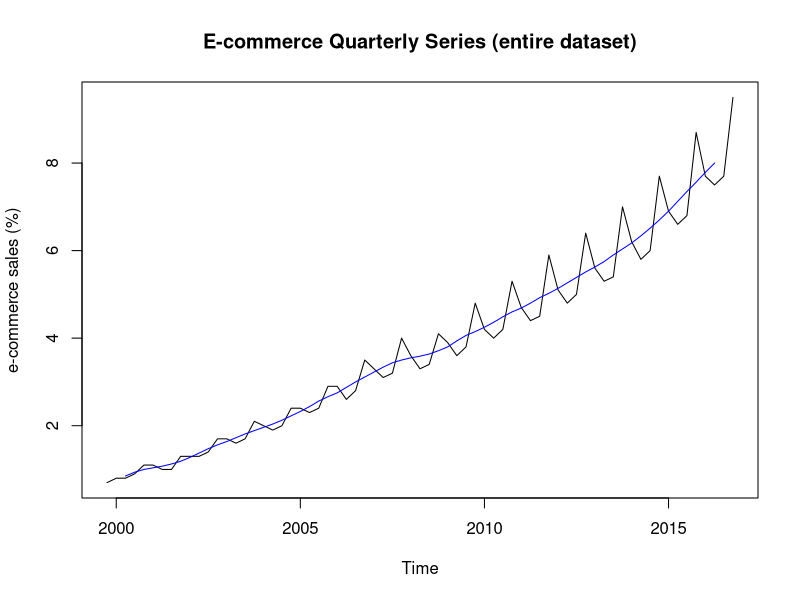
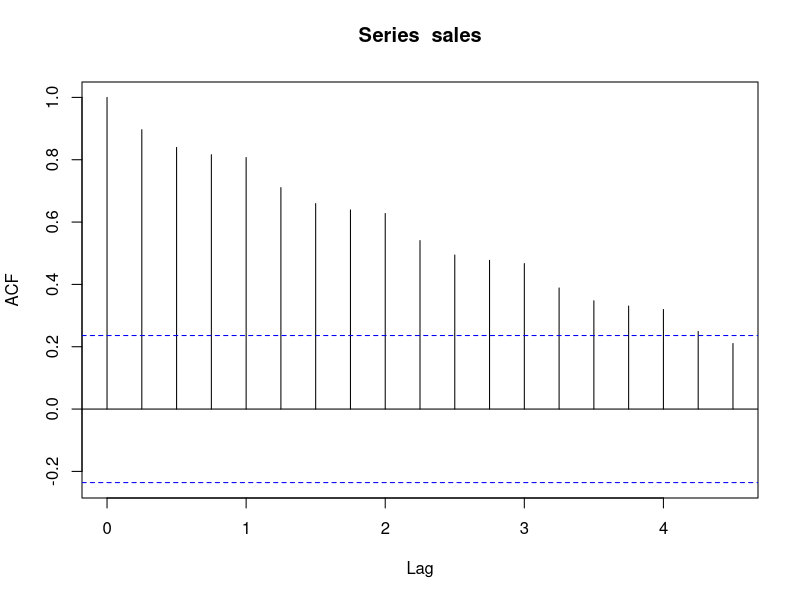
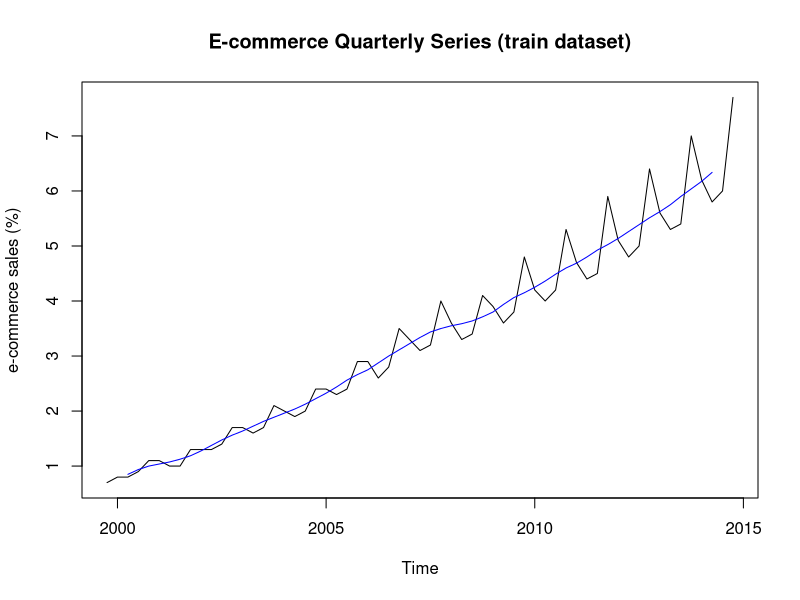
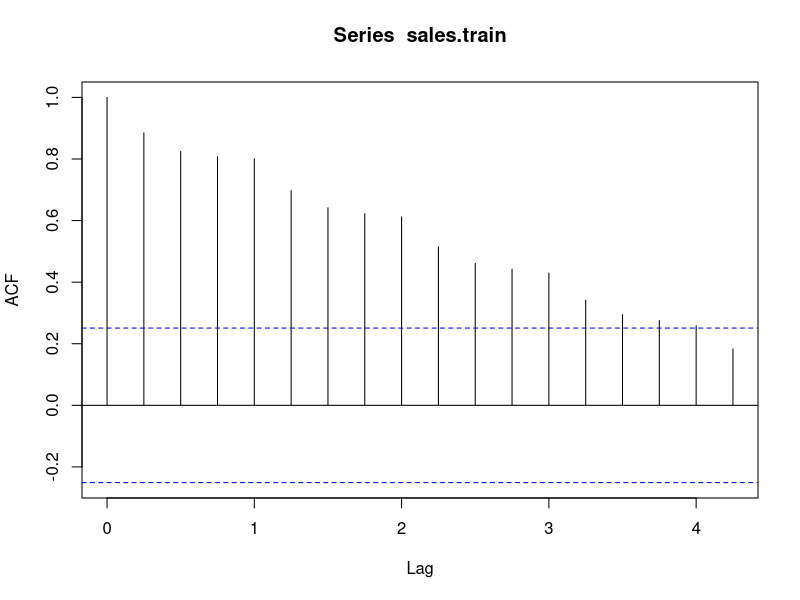

R code for these plots, in order: (Note: this script raises an error after producing the figures.)
## ---- chunk 1
# add packages
library(forecast)
library(knitr)
library(stats)
library(xts)
# prevent source code from running off the page
opts_chunk$set(tidy.opts=list(width.cutoff=70), tidy=TRUE)
# remove all objects from current workspace
rm(list = ls())
# set seed number to reproduce results
set.seed(1)
# load data
# 1. ECOMPCTNSA: E-commerce retail sales as a percent of total sales
# https://fred.stlouisfed.org/series/ECOMPCTNSA
raw.sales <- read.csv('./data/ECOMPCTNSA.csv', header=TRUE, sep=',')
## ---- chunk 2
# convert raw data into a time-series object
sales <- ts(raw.sales$ECOMPCTNSA, start=c(1999,4), frequency=4)
sales.train <- ts(sales[time(sales) < 2015], start=c(1999,4), frequency=4) # 1999-2014
sales.test <- ts(sales[time(sales) >= 2015], start=c(2015,1), frequency=4) # 2015-2016
# examine the structure
kable(summary(raw.sales)) 
head(sales); tail(sales)
## ---- chunk 3
# using the entire dataset
plot(sales, ylab = 'e-commerce sales (%)', main='E-commerce Quarterly Series (entire dataset)')
lines(ma(sales, order=4, centre=T), col='blue')
acf(sales)
# using the train dataset
plot(sales.train, ylab = 'e-commerce sales (%)', main='E-commerce Quarterly Series (train dataset)')
lines(ma(sales.train, order=4, centre=T), col='blue')
acf(sales.train)
## ---- chunk 4
# unit root test
# H0: non-stationary, HA: p < 0.05, stationary
adf.test(sales.train, alternative='stationary')
# H0: stationary, HA: p < 0.05, non-stationary
kpss.test(sales.train)
# number of differences required
nsdiffs(sales.train)
## ---- chunk 5
# find the best lambda for Box-Cox transformation
lambda <- BoxCox.lambda(sales.train) # lambda = 0.01467236
# first-order differenced series plot
plot(diff(sales.train, difference=1))
# first-order differenced BoxCox-transformed series plot
plot(diff(BoxCox(sales.train, lambda), difference=1))
# first-order differenced BoxCox-transformed series
tsdisplay(diff(BoxCox(sales.train, lambda), lag=4, difference=1))
# second-order differenced BoxCox-transformed series
tsdisplay(diff(BoxCox(sales.train, lambda), lag=4, difference=2))
# unit root test on first-order differenced log-transformed series
adf.test(diff(BoxCox(sales.train, lambda), lag=4, difference=1), alternative='stationary')
kpss.test(diff(BoxCox(sales.train, lambda), lag=4, difference=1))
# unit root test on first-order differenced log-transformed series
adf.test(diff(BoxCox(sales.train, lambda), lag=4, difference=2), alternative='stationary')
kpss.test(diff(BoxCox(sales.train, lambda), lag=4, difference=2))
## ---- chunk 6
(base.m <- Arima(BoxCox(sales.train, lambda), order=c(1,2,1),seasonal=list(order=c(1,2,1),4)))
## ---- chunk 7
best.manual.m <- base.m
for(P in 0:2) for(Q in 0:2) for(p in 0:2) for(q in 0:2) {
  m <- Arima(BoxCox(sales.train, lambda), order=c(P,2,Q), seasonal=list(order=c(p,2,q)))
  if(m$aicc < best.m$aicc) best.manual.m <- m
}
best.manual.m
## ---- chunk 8
(best.auto.m <- auto.arima(BoxCox(sales.train, lambda), ic='aicc', stepwise=FALSE, approximation=FALSE))
## ---- chunk 9
# best.manual.m
# autocorrelations -> to test uncorrelated and view variance
tsdisplay(best.manual.m$residuals)
# group of autocorrelations -> to test uncorrelated
h <- min(2 * 4, nrow(sales.train)/5) # min(2m, T/5) 
Box.test(best.manual.m$residuals, type='Ljung-Box', lag=h) 
# histogram -> to test zero mean
hist(best.manual.m$residuals, main='Histogram of residuals (best.manual.m)')
abline(v=mean(best.manual.m$residuals), col='blue')
# Shapiro-Wilk normality test -> to test normally distributed
shapiro.test(best.manual.m$residuals)
## ---- chunk 10
# best.auto.m
# autocorrelations -> to test uncorrelated and view variance
tsdisplay(best.auto.m$residuals)
# group of autocorrelations -> to test uncorrelated
h <- min(2 * 4, nrow(sales.train)/5) # min(2m, T/5) 
Box.test(best.auto.m$residuals, type='Ljung-Box', lag=h) 
# histogram -> to test zero mean
hist(best.auto.m$residuals, main='Histogram of residuals (best.manual.m)')
abline(v=mean(best.auto.m$residuals), col='blue')
# Shapiro-Wilk normality test -> to test normally distributed
shapiro.test(best.auto.m$residuals)
## ---- chunk 11
# train the best model excluding series from 2015-2016
best.m.train <- Arima(log(sales.train), order=c(0,1,0), seasonal=list(order=c(0,1,2))) 
ts.plot(cbind(window(sales, start=1999, end=2015), exp(predict(best.m.train, 4*3)$pred)), xaxt='n', lty=1:2, axes=FALSE)
axis(1, at=seq(from=1999, to=2017), las=2, axes=FALSE)
## ---- chunk 12
raw.amaz <- read.csv('./data/AMAZ.csv', header=TRUE, sep=',')
raw.sent <- read.csv('./data/UMCSENT.csv', header=TRUE, sep=',')
amaz <- ts()
## ---- chunk 13
raw.sent
## ---- chunk 14
# set local timezone
Sys.setenv(TZ='America/Los_Angeles')
# assume stock data is collected in EST
amaz <- xts(raw.amaz[,-1], order.by=as.POSIXct(raw.amaz[,1], tz='EST'))
# assume sentiment data is collected in EST
sent <- xts(raw.sent[,-1], order.by=as.POSIXct(raw.sent[,1], tz='EST'))
## ---- chunk 15
UMCSENT <- merge(ats, uts, join = "outer", fill = -9999)
#head(UMCSENT)
#tail(UMCSENT)
#describe(UMCSENT)
## ---- chunk 16
UMCSENT02 <- UMCSENT
UMCSENT02[UMCSENT02 == -9999] <- NA
head(UMCSENT02)
## ---- chunk 17
UMCSENT03 <- UMCSENT02
UMCSENT03 <- na.locf(UMCSENT03, na.rm = TRUE, fromLast = TRUE) 
#head(UMCSENT03)
#describe(UMCSENT03)
UMCSENT03['2007-01-03']
UMCSENT02['2007-01-03']
## ---- chunk 18
UMCSENT04 <- UMCSENT02
UMCSENT04 <-na.approx(UMCSENT04, maxgap=31)
head(UMCSENT04)

#Check if values for uts were replaced
UMCSENT04['2007-01-03']
UMCSENT02['2007-01-03']

## ---- chunk 19
#TODO!!!!!!! 
## ---- chunk 20
daily_return <- (ats[,4] - lag(ats[,4], k = 1))/ (lag(ats[,4], k = 1))

plot(daily_return)

## ---- chunk 21
head(cbind(ats[,4], rollapply(ats[, 4], 20, FUN = mean, na.rm = TRUE)),30)
head(cbind(ats[,4], rollapply(ats[, 4], 50, FUN = mean, na.rm = TRUE)),60)
